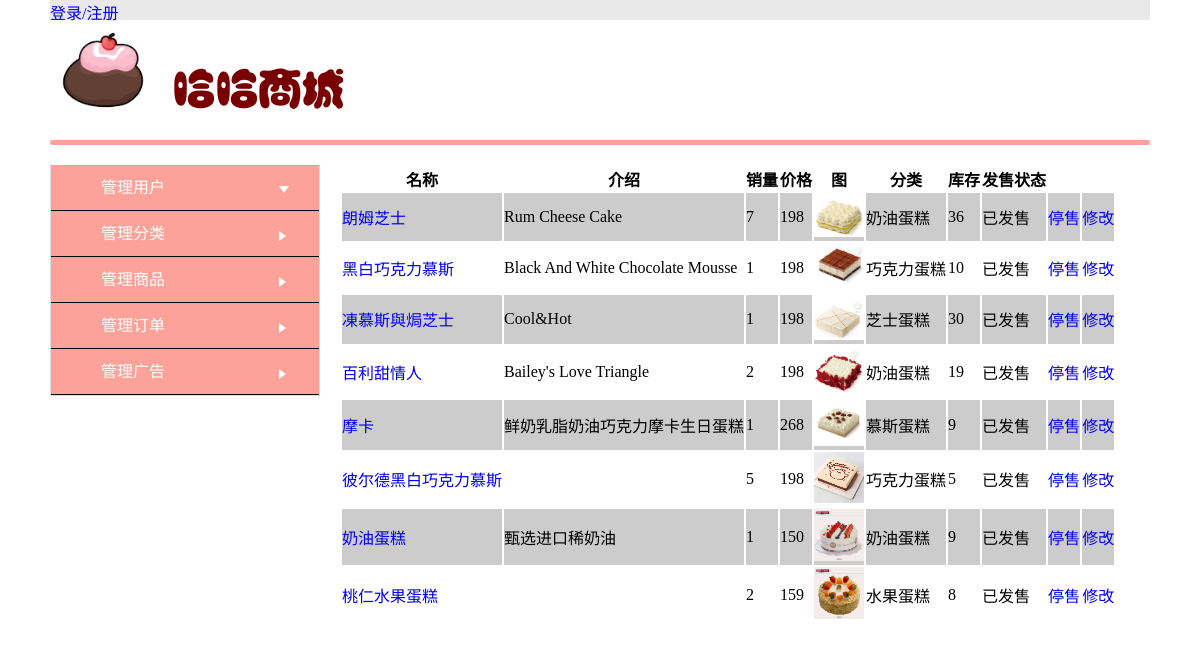
The app's page /admin.php?action=showshangpin with its own data.
### tables this page shows
CREATE TABLE `shangpin` (
  `id` int(20) NOT NULL COMMENT 'AUTO_INCREMENT',
  `mingcheng` varchar(20) NOT NULL,
  `jieshao` varchar(200) NOT NULL,
  `xiaoliang` int(20) NOT NULL,
  `jiage` float NOT NULL,
  `image` varchar(200) NOT NULL,
  `jieshaoimg` varchar(200) NOT NULL,
  `fenleiid` int(20) NOT NULL,
  `kucun` int(20) NOT NULL,
  `fashouzhuangtai` tinyint(4) NOT NULL
);

CREATE TABLE `fenlei` (
  `id` int(20) NOT NULL COMMENT 'AUTO_INCREMENT',
  `mingcheng` varchar(20) NOT NULL
);

### function/shangpin.php (the view, shortened to what this page needs)
<?php
class shangpin{
        ?>
             </script> <?php }
    function show(){
         $net=new net();
       $lianjie=$net->lianjie();
        $select="SELECT * FROM `shangpin`,`fenlei` WHERE shangpin.fenleiid=fenlei.id";
        $stmt=$lianjie->query($select);
        $col=0;
        echo "<table>";
        echo "<th>名称</th><th>介绍</th><th>销量</th><th>价格</th><th>图</th><th>分类</th><th>库存</th><th>发售状态</th><th></th><th></th>";
        while(list($id,$mingcheng,$jieshao,$xiaoliang,$jiage,$image,$jiehaoimg,$fenleiid,$kucun,$fashouzhuangtai,$idd,$mingcheng2)=$stmt->fetch(PDO::FETCH_NUM)){
            if($col%2==0){
                echo '<tr bgcolor=#cccccc>';
            }
            else {echo '<tr>';}
            $img=explode("+",$image);
            echo '<td><a href="shangpinxiangqing.php?id='.$id.'">'.$mingcheng.'</a></td>';
            echo '<td>'.$jieshao.'</td>';
            echo '<td>'.$xiaoliang.'</td>';
            echo '<td>'.$jiage.'</td>';
            echo '<td><img width="50px" src="upload/'.$img[0].'"></td>';
            echo '<td>'.$mingcheng2.'</td>';
            echo '<td>'.$kucun.'</td>';
            echo '<td>'.fashouzhuangtai($fashouzhuangtai).'</td>';
            echo '<td><a href="admin.php?action=xiugaizhuangtai&&id='.$id.'&&fashou='.$fashouzhuangtai.'">'.fashou($fashouzhuangtai).'</a></td>';
            echo '<td><a href="admin.php?action=xiugaishangpin&&id='.$id.'">修改</a></td>';
            echo '</tr>';
            $col++;
        }
        echo "</table>";
    }
             { ?><script language="javascript">
             </script> <?php }
}
function fashouzhuangtai($fashouzhuangtai){
    if($fashouzhuangtai==0){
        return "待发售";
    }else{
        return "已发售";
    }
}
function fashou($fashouzhuangtai){
    if($fashouzhuangtai==0){
        return "发售";
    }else{
        return "停售";
    }
}

### records on screen
shangpin: mingcheng "朗姆芝士", jieshao "Rum Cheese Cake", xiaoliang "7", jiage "198", shows a picture, fenleiid.mingcheng "奶油蛋糕", kucun "36", fashouzhuangtai "已发售", fashouzhuangtai "停售"
shangpin: mingcheng "黑白巧克力慕斯", jieshao "Black And White Chocolate Mousse", xiaoliang "1", jiage "198", shows a picture, fenleiid.mingcheng "巧克力蛋糕", kucun "10", fashouzhuangtai "已发售", fashouzhuangtai "停售"
shangpin: mingcheng "凍慕斯與焗芝士", jieshao "Cool&Hot", xiaoliang "1", jiage "198", shows a picture, fenleiid.mingcheng "芝士蛋糕", kucun "30", fashouzhuangtai "已发售", fashouzhuangtai "停售"
shangpin: mingcheng "百利甜情人", jieshao "Bailey's Love Triangle", xiaoliang "2", jiage "198", image (picture), fenleiid.mingcheng "奶油蛋糕", kucun "19", fashouzhuangtai "已发售", fashouzhuangtai "停售"
shangpin: mingcheng "摩卡", jieshao "鲜奶乳脂奶油巧克力摩卡生日蛋糕", xiaoliang "1", jiage "268", shows a picture, fenleiid.mingcheng "慕斯蛋糕", kucun "9", fashouzhuangtai "已发售", fashouzhuangtai "停售"
shangpin: mingcheng "彼尔德黑白巧克力慕斯", xiaoliang "5", jiage "198", shows a picture, fenleiid.mingcheng "巧克力蛋糕", kucun "5", fashouzhuangtai "已发售", fashouzhuangtai "停售"
shangpin: mingcheng "奶油蛋糕", jieshao "甄选进口稀奶油", xiaoliang "1", jiage "150", image (picture), fenleiid.mingcheng "奶油蛋糕", kucun "9", fashouzhuangtai "已发售", fashouzhuangtai "停售"
shangpin: mingcheng "桃仁水果蛋糕", xiaoliang "2", jiage "159", shows a picture, fenleiid.mingcheng "水果蛋糕", kucun "8", fashouzhuangtai "已发售", fashouzhuangtai "停售"
